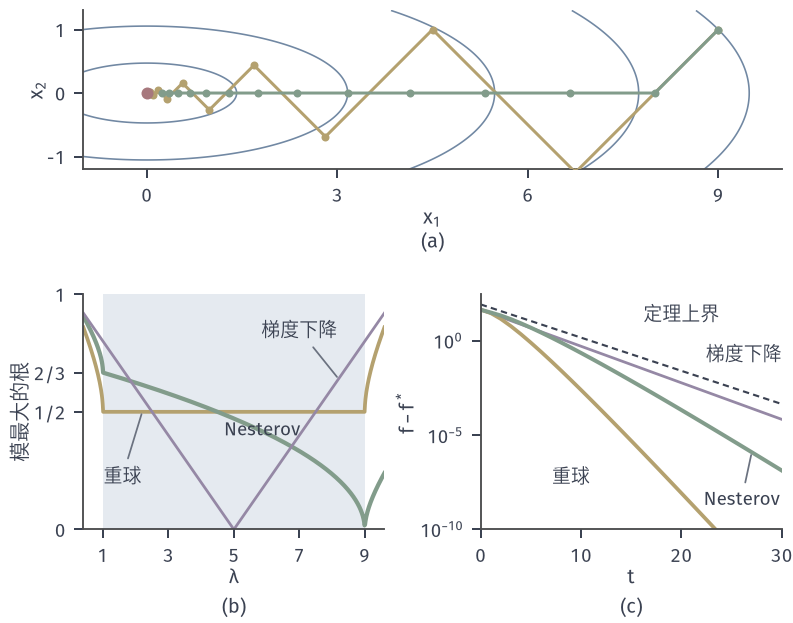

Python code for this plot:
from pathlib import Path
import sys
ROOT = next(p for p in Path(__file__).resolve().parents if (p/'build.sh').is_file() and (p/'tex/book.tex').is_file())
sys.path.insert(0, str(ROOT/'figures/00-shared/mathematical-preliminaries-upper/00-shared/comprehension-figures'))
from support import figure, save, BLUE, GREEN, YELLOW, RED, PURPLE, INK, MUTED, GRID, BLUE_FILL, GREEN_FILL, YELLOW_FILL, RED_FILL, PURPLE_FILL
import numpy as np
HERE = Path(__file__).resolve().parent
STROKE = '#4C4D4F'
def panel(fig, left, right, top, bottom, wspace=.25, hspace=.2):
    fig.set_layout_engine(None)
    fig.subplots_adjust(left=left, right=right, top=top, bottom=bottom, wspace=wspace, hspace=hspace)
def tag(fig, ax, s, y=None, d=.085):
    p = ax.get_position(); fig.text((p.x0+p.x1)/2, (p.y0-d) if y is None else y, s, ha='center', va='top')
# 贯穿例：f(x)=(x1^2+9 x2^2)/2，x0=(9,1)，mu=1，L=9，kappa=9。
H = np.array([1., 9.]); X0 = np.array([9., 1.])
def f_ex(x): return .5*(H*np.asarray(x)**2).sum(-1)
def contour_ex(ax, xr, yr, levels):
    X,Y = np.meshgrid(np.linspace(*xr,700), np.linspace(*yr,500))
    ax.contour(X,Y,.5*(X**2+9*Y**2),levels=levels,colors=[BLUE],linewidths=.65)
def path(ax, P, c, ms=3.2, lw=1.2, **k):
    P=np.asarray(P); ax.plot(P[:,0],P[:,1],'-o',color=c,lw=lw,ms=ms,mew=0,zorder=4,**k)
def opt(ax, x=0, y=0): ax.plot([x],[y],'o',ms=4.8,color=RED,mew=0,zorder=6)
# 贯穿例：Nesterov alpha=1/9,beta=1/2；重球 alpha=beta=1/4；梯度下降 alpha=1/5。
import matplotlib.gridspec as gs
fig=figure(width_mm=112,height_mm=88)[0]; fig.clf(); fig.set_layout_engine(None)
G=gs.GridSpec(2,2,height_ratios=[1,1.45],left=.105,right=.985,top=.985,bottom=.15,hspace=.62,wspace=.32)
A=fig.add_subplot(G[0,:]); B=fig.add_subplot(G[1,0]); C=fig.add_subplot(G[1,1])
def hb(a,b,T):
    P=[X0.copy(),X0.copy()]
    for t in range(T): P.append(P[-1]-a*H*P[-1]+b*(P[-1]-P[-2]))
    return np.array(P[1:])
def nag(a,b,T):
    P=[X0.copy(),X0.copy()]
    for t in range(T):
        y=P[-1]+b*(P[-1]-P[-2]); P.append(y-a*H*y)
    return np.array(P[1:])
T=30; PG=hb(.2,0,T); PH=hb(.25,.25,T); PN=nag(1/9,.5,T)
contour_ex(A,(-1,10),(-1.2,1.3),[1,5,15,30,45]); path(A,PH[:14],YELLOW); path(A,PN[:14],GREEN); opt(A)
A.set_xlim(-1,10); A.set_ylim(-1.2,1.3); A.set_aspect('equal'); A.set_xticks([0,3,6,9]); A.set_yticks([-1,0,1]); A.set_xlabel('$x_1$',labelpad=1); A.set_ylabel('$x_2$',labelpad=0)
ll=np.linspace(.4,9.6,700)
def md(c1,c0): return np.array([np.max(np.abs(np.roots([1,-c1(l),c0(l)]))) for l in ll])
B.axvspan(1,9,color=BLUE_FILL,lw=0)
B.plot(ll,md(lambda l:1.25-.25*l,lambda l:.25),color=YELLOW,lw=1.5)
B.plot(ll,md(lambda l:1.5*(1-l/9),lambda l:.5*(1-l/9)),color=GREEN,lw=1.7)
B.plot(ll,np.abs(1-.2*ll),color=PURPLE,lw=1.1)
B.set_xlim(.4,9.6); B.set_ylim(0,1.0); B.set_xticks([1,3,5,7,9]); B.set_yticks([0,.5,2/3,1]); B.set_yticklabels(['0','1/2','2/3','1']); B.set_xlabel(r'$\lambda$',labelpad=1); B.set_ylabel('模最大的根',labelpad=1)
B.annotate('重球',xy=(2.2,.5),xytext=(1.6,.2),fontsize=7.5,ha='center',arrowprops=dict(arrowstyle='-',color=MUTED,lw=.7,shrinkA=1,shrinkB=1)); B.text(4.7,.40,'Nesterov',fontsize=7.5,color=INK,ha='left') ; B.annotate('梯度下降',xy=(8.2,.64),xytext=(7.0,.82),fontsize=7.5,ha='center',arrowprops=dict(arrowstyle='-',color=MUTED,lw=.7,shrinkA=1,shrinkB=1))
ts=np.arange(T+1); C.semilogy(ts,f_ex(PG),color=PURPLE,lw=1.1); C.semilogy(ts,f_ex(PH),color=YELLOW,lw=1.5); C.semilogy(ts,f_ex(PN),color=GREEN,lw=1.6); C.semilogy(ts,86*(2/3)**ts,color=INK,lw=.85,ls=(0,(3,2)))
C.text(20,12,'定理上界',fontsize=7.5,ha='center',color=INK); C.annotate('Nesterov',xy=(27,1.2e-6),xytext=(26,2e-9),fontsize=7.5,ha='center',arrowprops=dict(arrowstyle='-',color=MUTED,lw=.7,shrinkA=1,shrinkB=1)); C.text(9,3e-8,'重球',fontsize=7.5,color=INK,ha='center'); C.text(30,.09,'梯度下降',fontsize=7.5,color=INK,ha='right')
C.set_xlabel('$t$',labelpad=1); C.set_ylabel(r'$f-f^*$',labelpad=1); C.set_xlim(0,30); C.set_ylim(1e-10,300); C.set_yticks([1e-10,1e-5,1])
tag(fig,A,'(a)',d=.1); tag(fig,B,'(b)',y=.042); tag(fig,C,'(c)',y=.042)
save(fig,HERE,'figure',{'nag':[1/9,.5],'hb':[.25,.25],'gd':.2})
